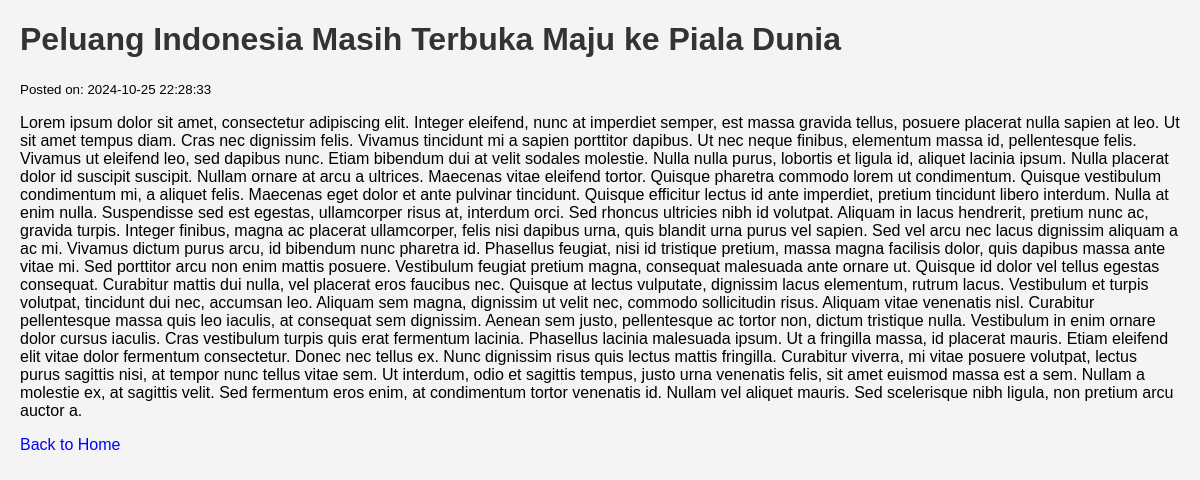
Page /view_news.php?id=2 on the committed database.
### tables this page shows
CREATE TABLE `news` (
  `id` int NOT NULL,
  `title` varchar(255) NOT NULL,
  `content` text NOT NULL,
  `created_at` datetime DEFAULT CURRENT_TIMESTAMP
);

### view_news.php (the view, shortened to what this page needs)
<?php
include 'db_connect.php';
$id = $_GET['id'];
$sql = "SELECT * FROM news WHERE id = $id";
$result = $conn->query($sql);
$row = $result->fetch_assoc();
?>
<!DOCTYPE html>
<html lang="en">
<head>
    <link rel="stylesheet" href="style.css">
</head>
<body>
    <h1><?php echo $row["title"]; ?></h1>
    <p><small>Posted on: <?php echo $row["created_at"]; ?></small></p>
    <p><?php echo $row["content"]; ?></p>
    <a href="index.php">Back to Home</a>
</body>
</html>

### style.css (style rules this page uses)
body { font-family: Arial, sans-serif; margin: 20px; background-color: #f4f4f4; }
h1 { color: #333; }
a { text-decoration: none; color: blue; }

### rows in the picture
news: title "Peluang Indonesia Masih Terbuka Maju ke Piala Dunia", created_at "2024-10-25 22:28:33", content "Lorem ipsum dolor sit amet, consectetur adipiscing elit. Integer eleifend, nunc at imperdiet semper, est massa gravida tellus, posuere placerat nulla sapien at leo. Ut sit amet tempus diam. Cras nec dignissim felis. Vivamus tincidunt mi a sapien porttitor dapibus. Ut nec neque finibus, elementum massa id, pellentesque felis. Vivamus ut eleifend leo, sed dapibus nunc. Etiam bibendum dui at velit sodales molestie. Nulla nulla purus, lobortis et ligula id, aliquet lacinia ipsum. Nulla placerat dolor id suscipit suscipit. Nullam ornare at arcu a ultrices. Maecenas vitae eleifend tortor. Quisque pharetra commodo lorem ut condimentum. Quisque vestibulum condimentum mi, a aliquet felis. Maecenas…"
